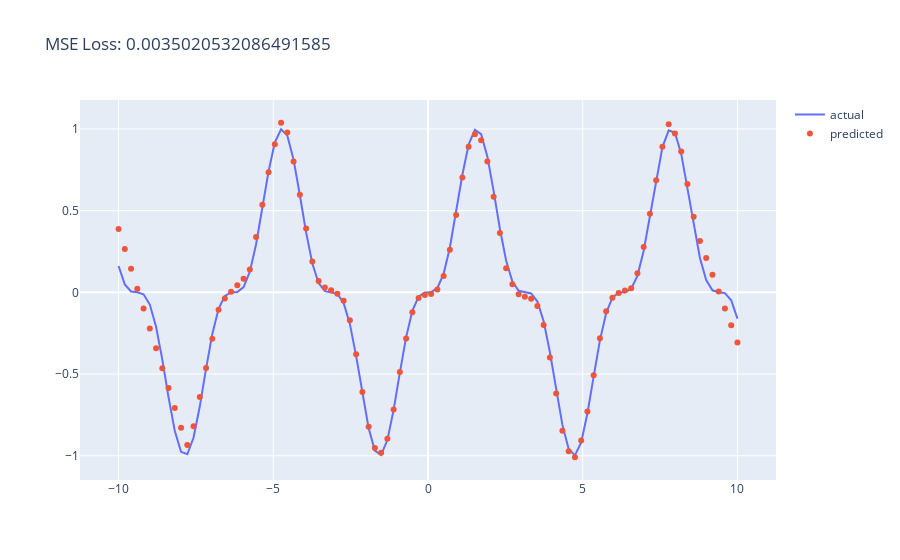

Notebook code for this chart:
### Code cell
# Prediction
x_data = np.linspace(-10, 10, 100, dtype=np.float32)[np.newaxis].T
y_data = hidden_function(x_data)

agent.validate(x_data, y_data)
